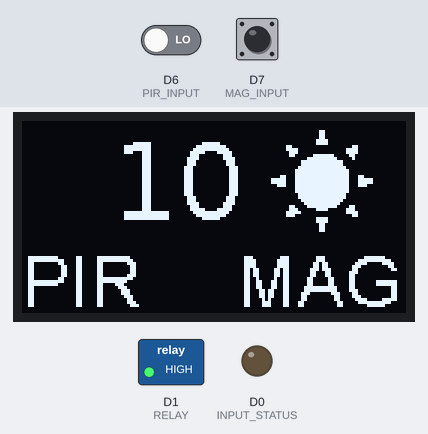
Bench run of a sketch on a simulated ESP8266 (NodeMCU). On the bench: 128×64 one-colour display, switched loads named in the sketch (green lamp = pin HIGH), output pins drawn as LEDs (lit = HIGH). The test bench sets the inputs (shaded band); at power-on: D6 (PIR_INPUT) LOW, D7 (MAG_INPUT) HIGH.

Above: at 2.2 s.
2.3 s: D6 (PIR_INPUT) driven HIGH
At 2.7 s:
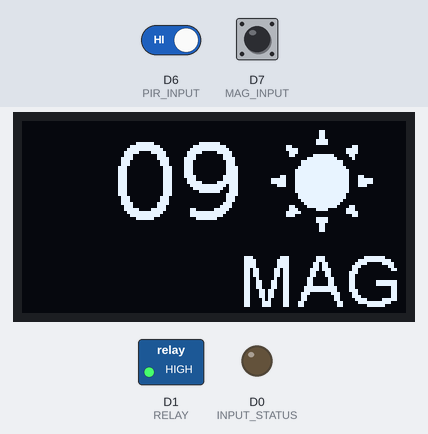
3.8 s: D7 (MAG_INPUT) pulled LOW for 0.15 s
At 4.04 s:
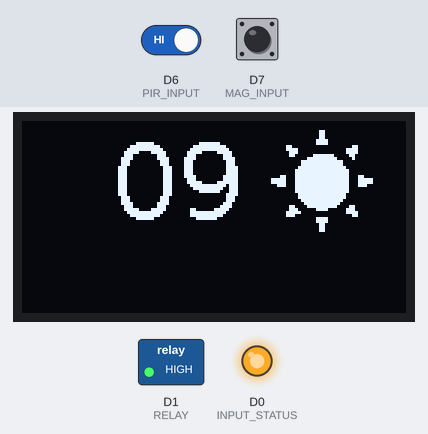
5.6 s: D6 (PIR_INPUT) driven LOW
At 8.1 s:
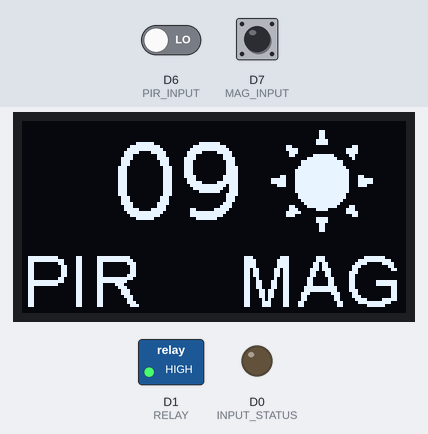
8.4 s: D7 (MAG_INPUT) pulled LOW for 1 s
At 9.3 s:
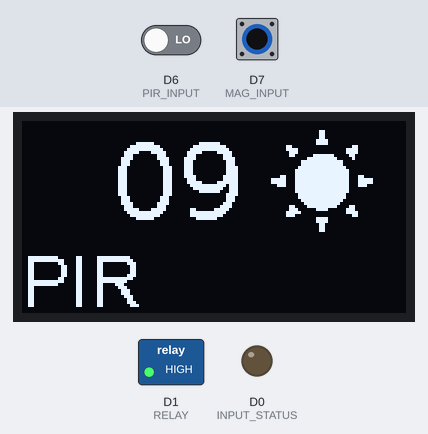
Timing chart, 0 to 11.4 s (numbered marks = the images above; inputs shaded):
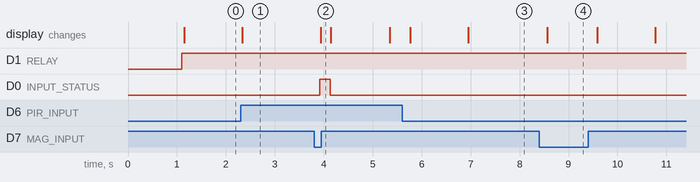

Measured:
- after the input at 2.3 s, the display: changes at once (image 1)
- after the input at 3.8 s, D0 (INPUT_STATUS): LOW → HIGH after 0.11 s, → LOW 0.21 s later; the display: changes after 0.14 s (image 2)
- after the input at 5.6 s, the display: first changes after 0.16 s (image 3 shows a later state)
- after the input at 8.4 s, the display: changes after 0.17 s (image 4)

The sketch:

timerpampa.ino
```cpp
/*
  Staircase timer

  This implementation is intendet
  turns on the lights on the falling edge of input
  The elapsed time starts to count on the rising edge of the input

  A short low going pulse can be used to fire the timer as long Tw > 300ms


*/


#include "oled.h"
// +++++++++++++++++++++++++++++++++++++++++++++++++++++
#define RETARDO 10      //Retardo del timer en segundos
// +++++++++++++++++++++++++++++++++++++++++++++++++++++

#define DEBUG_OFF  0
#define DEBUG_ON   1

#define debug DEBUG_ON


#define DEBUG_OFF  0
#define DEBUG_ON   1

#define debug DEBUG_ON

#define debug_message(fmt,...)          \
  do {              \
    if (debug)          \
       Serial.printf (fmt, ##__VA_ARGS__);     \
  } while(0)


#define RELAY D1            // Relay Pin
#define INPUT_STATUS D0     // This pin is connected to on board led to show the input status (Active low !!!)
#define PIR_INPUT D6        // This is the PIR input pin and it is used to trigger the timer
#define MAG_INPUT D7        // This is the Magnetic Switch input pin and it is used to trigger the timer

#define RISING 0
#define FALLING 1

#define EDGE_PIR RISING
#define EDGE_MAG FALLING
int estado;


long TimeSinceLastMeasure1 = 0;
long TimeSinceLastMeasure2 = 0;
int  TimerCount=0;

int Read_PIR_Input(void);
int Read_Magnetic_Switch(void);
void Update_oled(void);

void setup() {

  pinMode(RELAY, OUTPUT);
  pinMode(INPUT_STATUS, OUTPUT);
  pinMode(PIR_INPUT,INPUT_PULLUP);
  pinMode(MAG_INPUT,INPUT_PULLUP);
  estado=0;
  Serial.begin(115200);      // open the serial port at 115200 bps
  Oled_setup();

  pirtext(ON);
  magtext(ON);
  sun(ON);
  delay(1000);
  pirtext(OFF);
  magtext(OFF);
  sun(OFF);


}


void loop() {

int temp;

    if (millis() - TimeSinceLastMeasure1 > 200 )   // Delay between measurements 200mseg.(for debonce)

    {

        TimeSinceLastMeasure1 = millis();          // Update
        temp=Read_PIR_Input();
        temp|=Read_Magnetic_Switch();
        digitalWrite(INPUT_STATUS,!temp);       // Show input status (use onboard LED Active low !!!)
        Update_oled();                          // Show updated inputs (PIR & MAG)
    }


    if (TimerCount)                                   // if timer is in progress update counter until time is elapsed
    {


        if (millis() - TimeSinceLastMeasure2 > 1000 ) // 1 second (tick)
        {

             TimeSinceLastMeasure2 = millis();          // Update timer counter
             TimerCount--;
             print_count(TimerCount,D_SHOW);
             if(TimerCount==0){                          // timer elapsed?
                digitalWrite(RELAY,LOW);                  // if yes turn off lights
                sun(OFF);                                 // Also the sun icon
             }
        }
    }


}


int Read_PIR_Input(void)
{
  int lectura;
  static int last=RISING;

        lectura=!digitalRead(PIR_INPUT);            // Read input (invert since active low)

        //debug_message("\nstate:%d",estado);

        if (last==RISING && last!=lectura)  // if Rising(Leading) edge on input start timer
        {

          TimerCount=RETARDO;                              // Timer Delay in seconds
          digitalWrite(RELAY,HIGH);                     // Turn on lights
          sun(ON);                                     // Also the sun icon
          TimeSinceLastMeasure2 = millis();           // Update (Sync like output compare)
          print_count(TimerCount,D_SHOW);
        }

        last=lectura;                                 // Update button State

        if(lectura==1)                                // While input stays active freeze timer
            TimerCount=RETARDO;                       // Timer Delay in seconds

  return(lectura);
}

int Read_Magnetic_Switch(void)
{
  int lectura;
  static int last=RISING;

        lectura=digitalRead(MAG_INPUT);          // Read magnetic switch input (active high)

        // debug_message("\nstate:%d",estado);

        if (last==RISING && last!=lectura)  // if Rising(leading) edge on input start timer
        {

          TimerCount=RETARDO;                              // Timer Delay in seconds
          digitalWrite(RELAY,HIGH);                     // Turn on lights
          sun(ON);                                     // Also the sun icon
          TimeSinceLastMeasure2 = millis();           // Update (Sync like output compare)
          print_count(TimerCount,D_SHOW);
        }

        last=lectura;                                 // Update button State

        if(lectura==1)                                // While input stays active freeze timer
            TimerCount=RETARDO;                       // Timer Delay in seconds

  return(lectura);
}


void Update_oled(void)
{
    if(Read_PIR_Input())
      pirtext(ON);
    else
      pirtext(OFF);

    if(Read_Magnetic_Switch())
      magtext(ON);
    else
      magtext(OFF);


}
```

oled.cpp
```cpp
// (licence header left out)
/*
 * This code was adapted for sh1106 (is is suposed to work with ssd1306 too!!!!!!!!)
 *
 * Used library
 *
 * https://github.com/ThingPulse/esp8266-oled-ssd1306
 *
 *
 *
 */


#include "SH1106Wire.h", legacy include: `#include "SH1106.h"`
#include "oled.h"

// Include custom images

#include "images.h"
#include "font35.h"
#include "sun.h"

// SH1106Wire(uint8_t _address, uint8_t _sda, uint8_t _scl, OLEDDISPLAY_GEOMETRY g = GEOMETRY_128_64)
   SH1106Wire display(0x3c, D2, D3);// Data, clk


void SandBox3(void);
void pirtext(int status);
void magtext(int status);
void sun(int status);

void print_count(int count,int cmd);
void show_count(int count);

int demoMode = 0;
int counter = 1;


void Oled_setup(void) {

  // Initialising the UI will init the display too.
  display.init();

  display.flipScreenVertically();
  display.setFont(ArialMT_Plain_10);

}


long timeSinceLastModeSwitch = 0;
unsigned int done =0;

unsigned int count=30;

void Oled_loop(void) {


  if (millis() - timeSinceLastModeSwitch > 1000) {
    SandBox3();
    if(count >0)
    count--;
    timeSinceLastModeSwitch = millis();
  }
  delay(10); // a bare minimum


}


void SandBox3(void)
{
  static int tog=0;


 /*******
  display.setColor(BLACK);
  // Fill the rectangle
  // void fillRect(int16_t x, int16_t y, int16_t width, int16_t height);
  display.fillRect(30,0, 45, 42);
  display.display();

  display.setColor(WHITE);
  display.setTextAlignment(TEXT_ALIGN_LEFT);
  display.setFont(Dialog_plain_35);

  if (count<10)
  display.drawString(30, 0, String("0" + String(count)));
  else
  display.drawString(30, 0, String( count));
******/
   if(tog%2)
   print_count(count,D_SHOW);
   else{
    print_count(count,D_SHOW);
    print_count(count,D_OFF);
   }


   pirtext(tog%2);
   magtext(!(tog%2));
   sun(tog%2);
   tog++;

  ///Esto es para no olvidarse nunca: guarda con bloquear el loop mucho tiempo (cuidado con el perro)
  // No hacer esto
 // delay(30*1000);
 // while(1);
}

void sun(int status)
{

  if (status)
  {
      display.setColor(WHITE);
      // Draw a XBM
      // void drawXbm(int16_t x, int16_t y, int16_t width, int16_t height, const uint8_t *xbm);
      display.drawXbm(80, 0, sunbw_width, sunbw_height, sunbw_bits);

  }
  else
  {
      display.setColor(BLACK);
      display.drawXbm(80, 0, sunbw_width, sunbw_height, sunbw_bits);
      display.setColor(WHITE);
  }

    display.display();
}


void pirtext(int status)

{

  if (status)
  {
    display.setColor(WHITE);
    display.setFont(ArialMT_Plain_24);
    display.drawString(0, 40, String("PIR"));

  }
  else

  {
     display.setColor(BLACK);
     display.setFont(ArialMT_Plain_24);
     display.drawString(0, 40, String("PIR"));
     display.setColor(WHITE);
  }

  display.display();


}


void magtext(int status)

{

  if (status)
  {
    display.setColor(WHITE);
    display.setFont(ArialMT_Plain_24);
    display.drawString(72,40, String("MAG"));

  }
  else

  {
     display.setColor(BLACK);
     display.setFont(ArialMT_Plain_24);
     display.drawString(72,40, String("MAG"));
     display.setColor(WHITE);
  }

  display.display();


}

void print_count(int count,int cmd)
{

  static int last_count;

    display.setTextAlignment(TEXT_ALIGN_LEFT);
    display.setFont(Dialog_plain_35);

    if (cmd==D_SHOW)
    {

      display.setColor(BLACK);
      show_count(last_count);
      display.setColor(WHITE);
      show_count(count);
      last_count=count;
    }
    else if(cmd==D_INIT)
    {
      last_count=count;
    }
    else if(cmd==D_OFF)
    {
      display.setColor(BLACK);
      show_count(last_count);
      display.setColor(WHITE);
    }

}

void show_count(int count)
{
  if (count<10)
  display.drawString(30, 0, String("0" + String(count)));
  else
  display.drawString(30, 0, String( count));

}
```

oled.h
```cpp
#ifndef OLED_H
#define OLED_H
void Oled_setup(void);
void pirtext(int status);
void magtext(int status);
void sun(int status);
void print_count(int count,int cmd);

#define ON  1
#define OFF 0

#define D_INIT  0
#define D_SHOW  1
#define D_OFF   2

#endif
```

Source omitted: font35.h (data table, 135926 bytes), images.h (data table, 1879 bytes), sun.h (data table, 1338 bytes)
